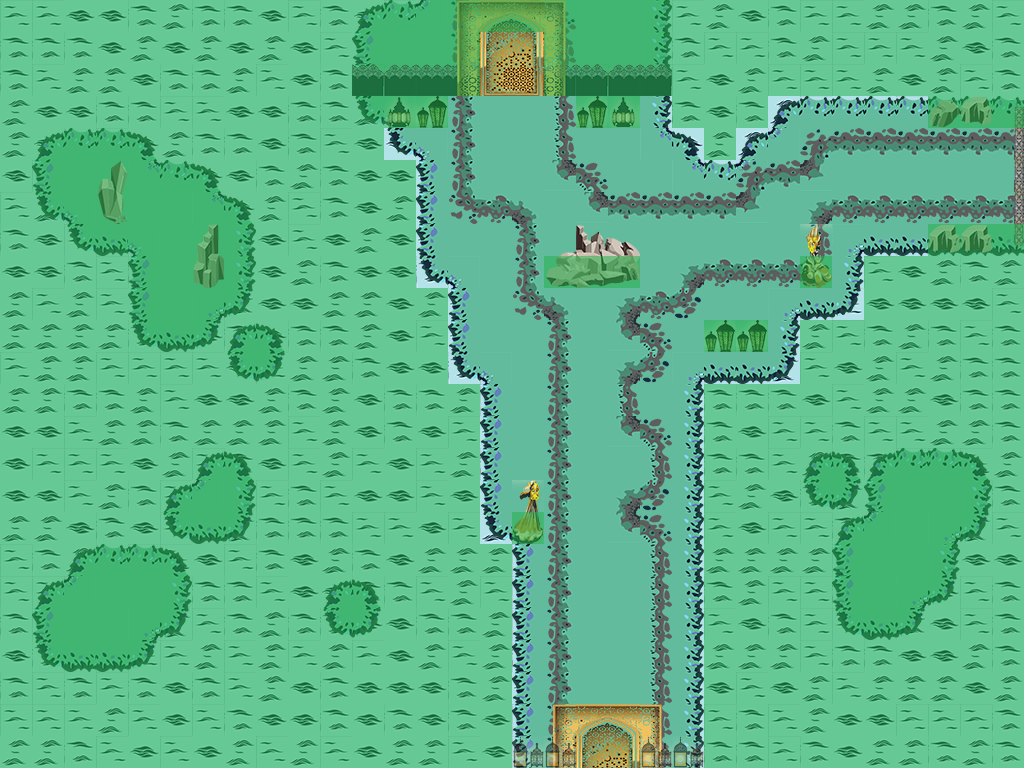

Below is a game level as drawn by its tile map, then a one-line description and the .tmx that defines it (tile-layer data replaced by summaries):
An orthogonal 32x24 tile map with 32x32 px tiles, 9 tile layers (Background, Ground, Overground, GroundObjects, ...), 1 hidden layer not drawn, 8 tilesets and 11 objects (Player).

<map version="1.0" orientation="orthogonal" renderorder="right-down" width="32" height="24" tilewidth="32" tileheight="32" nextobjectid="20">
 <properties>
  <property name="unity:resource" value="True" />
 </properties>
 <tileset firstgid="1" name="coll" tilewidth="32" tileheight="32" tilecount="1" columns="1">
  <image source="../img/coll.png" width="32" height="32" />
  <tile id="0">
   <objectgroup draworder="index">
    <object id="1" x="0" y="0" width="32" height="32" />
   </objectgroup>
  </tile>
 </tileset>
 <tileset firstgid="2" name="coll_right" tilewidth="32" tileheight="32" tilecount="1" columns="1">
  <image source="../img/coll_right.png" width="32" height="32" />
  <tile id="0">
   <objectgroup draworder="index">
    <object id="1" x="16" y="0" width="16" height="32" />
   </objectgroup>
  </tile>
 </tileset>
 <tileset firstgid="3" name="coll_left" tilewidth="32" tileheight="32" tilecount="1" columns="1">
  <image source="../img/coll_left.png" width="32" height="32" />
  <tile id="0">
   <objectgroup draworder="index">
    <object id="1" x="0" y="0" width="16" height="32" />
   </objectgroup>
  </tile>
 </tileset>
 <tileset firstgid="4" name="obj1" tilewidth="32" tileheight="32" tilecount="36" columns="12">
  <image source="../img/Holy Waters/w_obj1.png" width="384" height="96" />
 </tileset>
 <tileset firstgid="40" name="obj2" tilewidth="32" tileheight="32" tilecount="36" columns="12">
  <image source="../img/Holy Waters/w_obj2.png" width="384" height="96" />
 </tileset>
 <tileset firstgid="76" name="terrain" tilewidth="32" tileheight="32" tilecount="36" columns="12">
  <image source="../img/Holy Waters/w_terrain.png" width="384" height="96" />
  <terraintypes>
   <terrain name="water_terrain" tile="13" />
  </terraintypes>
  <tile id="0" terrain=",,,0" />
  <tile id="1" terrain=",,0,0" />
  <tile id="2" terrain=",,0," />
  <tile id="10" terrain="0,0,0," />
  <tile id="11" terrain="0,0,,0" />
  <tile id="12" terrain=",0,,0" />
  <tile id="13" terrain="0,0,0,0" />
  <tile id="14" terrain="0,,0," />
  <tile id="22" terrain="0,,0,0" />
  <tile id="23" terrain=",0,0,0" />
  <tile id="24" terrain=",0,," />
  <tile id="25" terrain="0,0,," />
  <tile id="26" terrain="0,,," />
 </tileset>
 <tileset firstgid="112" name="terrain2" tilewidth="32" tileheight="32" tilecount="36" columns="12">
  <image source="../img/Holy Waters/w_terrain2.png" width="384" height="96" />
  <terraintypes>
   <terrain name="terrain2" tile="13" />
  </terraintypes>
  <tile id="0" terrain=",,,0" />
  <tile id="1" terrain=",,0,0" />
  <tile id="2" terrain=",,0," />
  <tile id="10" terrain="0,0,0," />
  <tile id="11" terrain="0,0,,0" />
  <tile id="12" terrain=",0,,0" />
  <tile id="13" terrain="0,0,0,0" />
  <tile id="14" terrain="0,,0," />
  <tile id="22" terrain="0,,0,0" />
  <tile id="23" terrain=",0,0,0" />
  <tile id="24" terrain=",0,," />
  <tile id="25" terrain="0,0,," />
  <tile id="26" terrain="0,,," />
 </tileset>
 <tileset firstgid="148" name="water" tilewidth="32" tileheight="32" tilecount="36" columns="12">
  <image source="../img/Holy Waters/waters.png" width="384" height="96" />
  <terraintypes>
   <terrain name="water" tile="16" />
  </terraintypes>
  <tile id="0" terrain=",,,0" />
  <tile id="1" terrain=",,0,0" />
  <tile id="2" terrain=",,0," />
  <tile id="10" terrain="0,0,0," />
  <tile id="11" terrain="0,0,,0" />
  <tile id="12" terrain=",0,,0" />
  <tile id="13" terrain="0,0,0,0" />
  <tile id="14" terrain="0,,0," />
  <tile id="22" terrain="0,,0,0" />
  <tile id="23" terrain=",0,0,0" />
  <tile id="24" terrain=",0,," />
  <tile id="25" terrain="0,0,," />
  <tile id="26" terrain="0,,," />
 </tileset>
 <layer name="Background" width="32" height="24">
  <properties>
   <property name="unity:sortingLayerName" value="Background" />
  </properties>
  <data>[768 cells, 768 non-empty, 4 distinct tile ids]</data>
 </layer>
 <layer name="Ground" width="32" height="24">
  <properties>
   <property name="unity:sortingLayerName" value="Ground" />
  </properties>
  <data>[768 cells, 346 non-empty, 13 distinct tile ids]</data>
 </layer>
 <layer name="Overground" width="32" height="24">
  <properties>
   <property name="unity:sortingLayerName" value="Overground" />
  </properties>
  <data>[768 cells, 140 non-empty, 13 distinct tile ids]</data>
 </layer>
 <layer name="GroundObjects" width="32" height="24">
  <properties>
   <property name="unity:sortingLayerName" value="GroundObjects" />
  </properties>
  <data>[768 cells, 42 non-empty, 33 distinct tile ids]</data>
 </layer>
 <layer name="TopObjects" width="32" height="24">
  <properties>
   <property name="unity:sortingLayerName" value="TopObjects" />
  </properties>
  <data>[768 cells, 10 non-empty, 10 distinct tile ids]</data>
 </layer>
 <layer name="DBNorth" width="32" height="24">
  <properties>
   <property name="unity:sortingLayerName" value="GroundObjects" />
   <property name="unity:tag" value="DBNorth" />
  </properties>
  <data>[768 cells, 6 non-empty, 6 distinct tile ids]</data>
 </layer>
 <layer name="DBSouth" width="32" height="24">
  <properties>
   <property name="unity:sortingLayerName" value="TopObjects2" />
   <property name="unity:tag" value="DBSouth" />
  </properties>
  <data>[768 cells, 4 non-empty, 4 distinct tile ids]</data>
 </layer>
 <layer name="DBWest" width="32" height="24" visible="0">
  <properties>
   <property name="unity:sortingLayerName" value="GroundObjects" />
   <property name="unity:tag" value="DBWest" />
  </properties>
  <data>[768 cells, 0 non-empty, 0 distinct tile ids]</data>
 </layer>
 <layer name="DBEast" width="32" height="24">
  <properties>
   <property name="unity:sortingLayerName" value="GroundObjects" />
   <property name="unity:tag" value="DBEast" />
  </properties>
  <data>[768 cells, 3 non-empty, 1 distinct tile ids]</data>
 </layer>
 <layer name="Collision" width="32" height="24" opacity="0.54">
  <data>[768 cells, 566 non-empty, 2 distinct tile ids]</data>
 </layer>
 <objectgroup name="Spawns">
  <properties>
   <property name="unity:tag" value="SpawnLayer" />
  </properties>
  <object id="1" x="479" y="235" width="50" height="50">
   <properties>
    <property name="SpawnName" value="Water" />
    <property name="SpawnNumber" value="1" />
   </properties>
   <ellipse />
  </object>
  <object id="3" name="Player" x="514.833" y="388.999" width="10" height="10">
   <properties>
    <property name="SpawnName" value="Player" />
    <property name="SpawnNumber" value="1" />
   </properties>
   <ellipse />
  </object>
  <object id="14" x="560.107" y="341.652" width="75" height="75">
   <properties>
    <property name="SpawnName" value="Basic" />
    <property name="SpawnNumber" value="1" />
   </properties>
   <ellipse />
  </object>
  <object id="19" x="649.167" y="211.833" width="75" height="75">
   <properties>
    <property name="SpawnName" value="Basic" />
    <property name="SpawnNumber" value="1" />
   </properties>
   <ellipse />
  </object>
 </objectgroup>
 <objectgroup name="Doors">
  <properties>
   <property name="unity:tag" value="DoorsLayer" />
  </properties>
  <object id="4" x="465.151" y="26.212" width="93.1067" height="55.5607">
   <properties>
    <property name="DoorType" value="Up" />
   </properties>
  </object>
  <object id="15" x="1010.8" y="115.713" width="69.5609" height="122.576">
   <properties>
    <property name="DoorType" value="Right" />
   </properties>
  </object>
  <object id="18" x="546.114" y="754.886" width="115.773" height="55.5607">
   <properties>
    <property name="DoorType" value="Down" />
   </properties>
  </object>
 </objectgroup>
 <objectgroup name="Items">
  <object id="9" x="106.171" y="592.834" width="24" height="24">
   <properties>
    <property name="item" value="item" />
   </properties>
   <ellipse />
  </object>
 </objectgroup>
</map>
